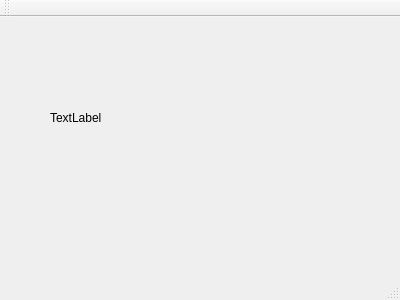
<?xml version="1.0" encoding="UTF-8"?>
<ui version="4.0">
 <class>MainWindow</class>
 <widget class="QMainWindow" name="MainWindow">
  <property name="geometry">
   <rect>
    <x>0</x>
    <y>0</y>
    <width>400</width>
    <height>300</height>
   </rect>
  </property>
  <property name="windowTitle">
   <string>MainWindow</string>
  </property>
  <widget class="QWidget" name="centralWidget">
   <widget class="QLabel" name="label">
    <property name="geometry">
     <rect>
      <x>50</x>
      <y>10</y>
      <width>301</width>
      <height>181</height>
     </rect>
    </property>
    <property name="text">
     <string>TextLabel</string>
    </property>
   </widget>
  </widget>
  <widget class="QMenuBar" name="menuBar">
   <property name="geometry">
    <rect>
     <x>0</x>
     <y>0</y>
     <width>400</width>
     <height>17</height>
    </rect>
   </property>
  </widget>
  <widget class="QToolBar" name="mainToolBar">
   <attribute name="toolBarArea">
    <enum>TopToolBarArea</enum>
   </attribute>
   <attribute name="toolBarBreak">
    <bool>false</bool>
   </attribute>
  </widget>
  <widget class="QStatusBar" name="statusBar"/>
 </widget>
 <layoutdefault spacing="6" margin="11"/>
 <resources/>
 <connections/>
</ui>
